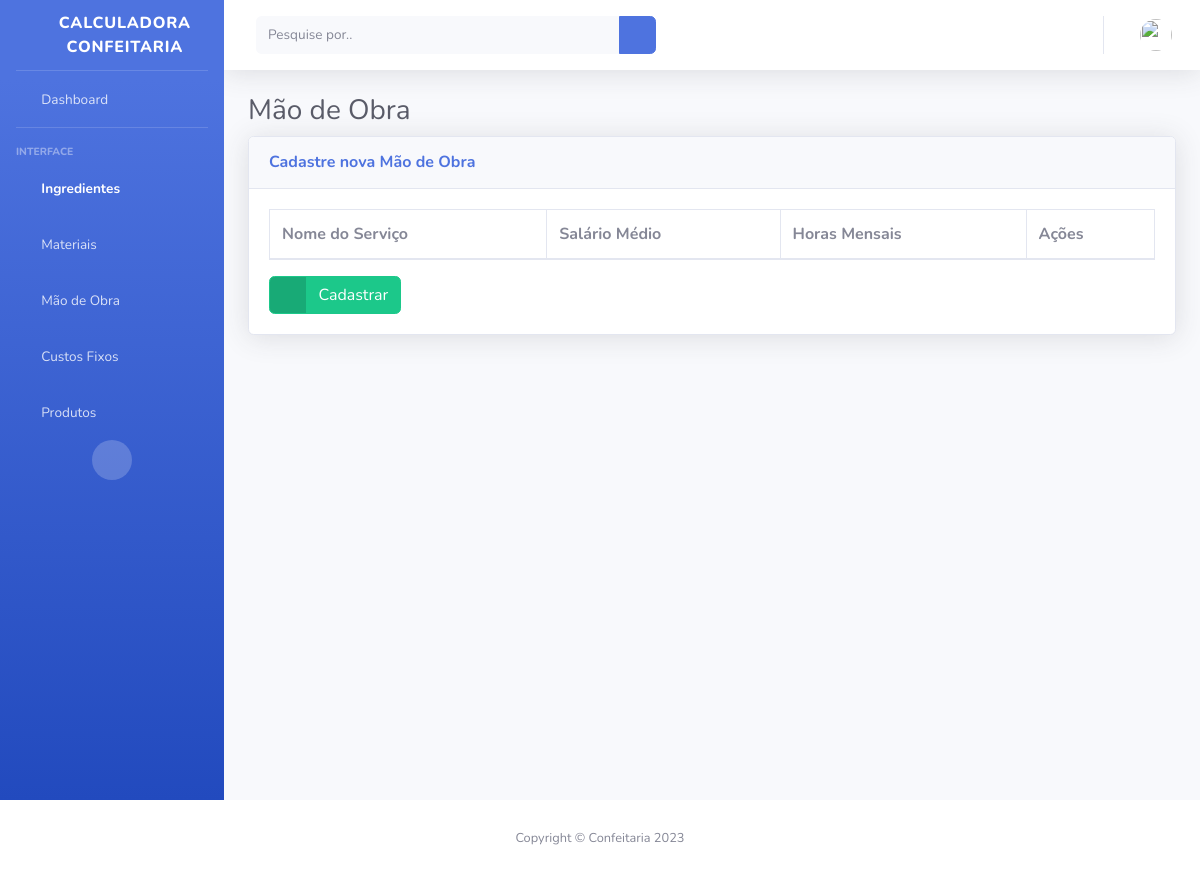
/labor-list (signed in), run on an earlier commit of the app's database.
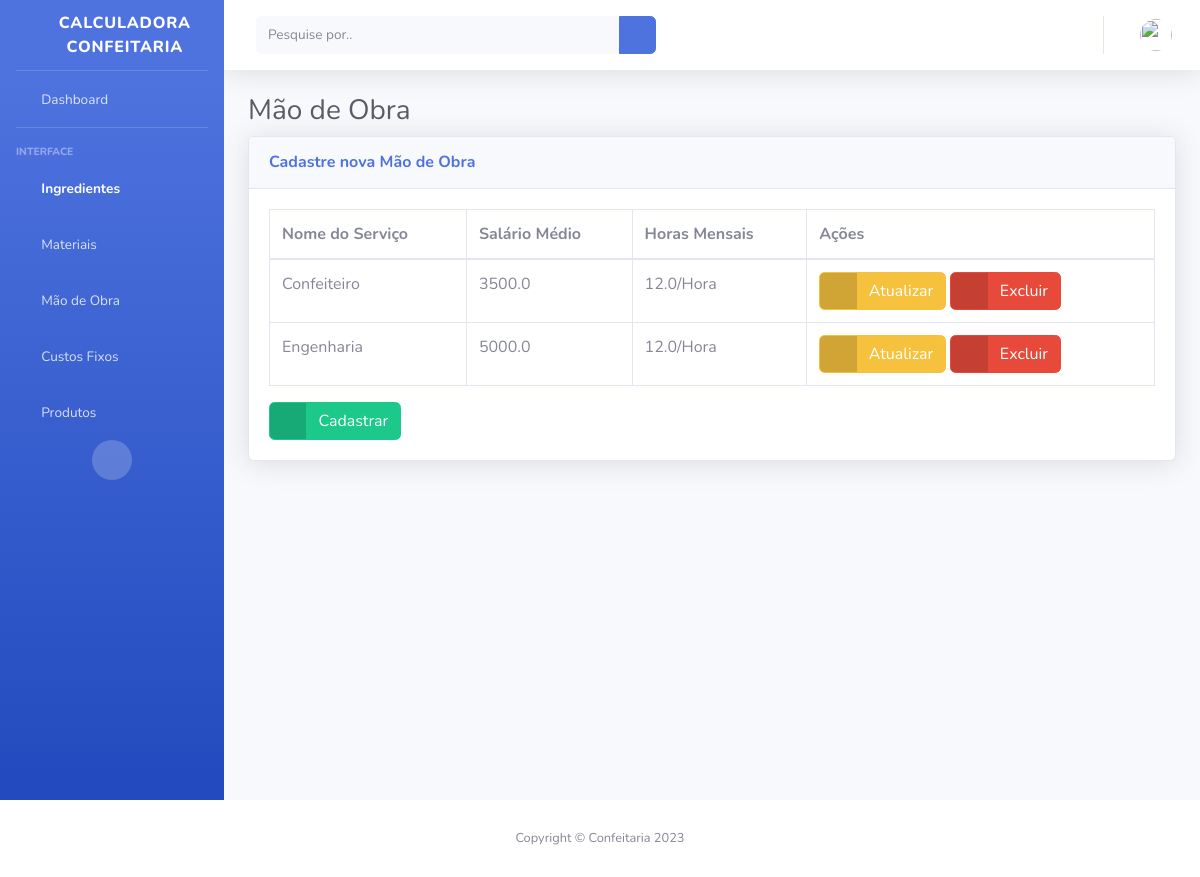
And on a later commit of the database.
### myapp/models.py (models this page shows, shortened)
class Labor(models.Model):
    user = models.ForeignKey(CustomUser, blank=True, on_delete=models.CASCADE)
    name = models.CharField(_("Nome do Serviço:"), db_column='name', max_length=100, blank=False)
    salary = models.FloatField(_("Salário Médio:"), db_column='salary', blank=False)
    hours = models.FloatField(
        _("Horas Mensais:"), db_column='hours', blank=False)
    time = models.CharField(_("Tempo de Medida:"), max_length=15, choices=TIME_CHOICES)
    class Meta:
        ordering = ["name"]

### myapp/views.py (the view)
# urls.py: path('labor-list', views.laborList, name='labor-list'),
@login_required
def laborList(request):
    current_user = request.user
    labors = current_user.labor_set.all()
    return render(request, "labor-list.html", {'labors': labors})

### myapp/templates/labor-list.html
{% extends "base.html" %}
{% block content %}
<h1 class="h3 mb-2 text-gray-800">Mão de Obra</h1>
<div class="card shadow mb-4">
<div class="card-header py-3">
    <h6 class="m-0 font-weight-bold text-primary">Cadastre nova Mão de Obra</h6>
</div>
<div class="card-body">
    <div class="table-responsive">
        <table class="table table-bordered" id="dataTable" width="100%" cellspacing="0">
            <thead>
                <tr>
                    <th scope="col">Nome do Serviço</th>
                    <th scope="col">Salário Médio</th>
                    <th scope="col">Horas Mensais</th>
                    <th scope="col">Ações</th>
                </tr>
            </thead>
            <tbody>
                {% for labor in labors %}
                <tr>
                    <td>{{ labor.name }}</td>
                    <td>{{ labor.salary }}</td>
                    <td>{{ labor.hours }}{{ "/" }}{{ labor.time }}</td>
                    <td>
                        <a href="/labor-update/{{ labor.id }}" class="btn btn-warning btn-icon-split">
                            <span class="icon text-white-50">
                                <i class="fas fa-edit"></i>
                            </span>
                            <span class="text">Atualizar</span>
                        </a>
                        <a href="/labor-delete/{{ labor.id }}" class="btn btn-danger btn-icon-split">
                            <span class="icon text-white-50">
                                <i class="fas fa-trash"></i>
                            </span>
                            <span class="text">Excluir</span>
                        </a>
                    </td>
                </tr>
                {% endfor %}
            </tbody>
        </table>
    </div>
    <a href="{%url 'labor-create' %}" class="btn btn-success btn-icon-split">
        <span class="icon text-white-50">
            <i class="fas fa-plus"></i>
        </span>
        <span class="text">Cadastrar</span>
    </a>
</div>
</div>
{% endblock %}

### myapp/templates/base.html (shortened to what this page needs)
<!DOCTYPE html>
<html lang="pt-br">
{% load static %}
<head>
    <link href="{% static 'vendor/fontawesome-free/css/all.min.css' %}" rel="stylesheet" type="text/css">
    <link href="{% static 'css/sb-admin-2.min.css' %}" rel="stylesheet">
    <link href="{% static 'vendor/datatables/dataTables.bootstrap4.min.css' %}" rel="stylesheet">
</head>
<body id="page-top">
    <div id="wrapper">
        <ul class="navbar-nav bg-gradient-primary sidebar sidebar-dark accordion" id="accordionSidebar">
            <a class="sidebar-brand d-flex align-items-center justify-content-center" href="index.html">
                <div class="sidebar-brand-icon rotate-n-15">
                    <i class="fas fa-calculator"></i>
                </div>
                <div class="sidebar-brand-text mx-3">Calculadora Confeitaria</div>
            </a>
            <hr class="sidebar-divider my-0">
            <li class="nav-item">
                <a class="nav-link" href="index.html">
                    <i class="fas fa-fw fa-calculator"></i>
                    <span>Dashboard</span></a>
            </li>
            <hr class="sidebar-divider">
            <div class="sidebar-heading">
                Interface
            </div>
            <li class="nav-item active">
                <a class="nav-link collapsed" href="#" data-toggle="collapse" data-target="#collapseTwo"
                    aria-expanded="true" aria-controls="collapseTwo">
                    <i class="fas fa-fw fa-seedling"></i>
                    <span>Ingredientes</span>
                </a>
            </li>
            <li class="nav-item">
                <a class="nav-link collapsed" href="#" data-toggle="collapse" data-target="#collapseUtilities"
                    aria-expanded="true" aria-controls="collapseUtilities">
                    <i class="fas fa-fw fa-tree"></i>
                    <span>Materiais</span>
                </a>
            </li>
            <li class="nav-item">
                <a class="nav-link collapsed" href="#" data-toggle="collapse" data-target="#collapseLabors"
                    aria-expanded="true" aria-controls="collapseUtilities">
                    <i class="fas fa-fw fa-hammer"></i>
                    <span>Mão de Obra</span>
                </a>
            </li>
            <li class="nav-item">
                <a class="nav-link collapsed" href="#" data-toggle="collapse" data-target="#collapseCost"
                    aria-expanded="true" aria-controls="collapseUtilities">
                    <i class="fas fa-fw fa-dollar-sign"></i>
                    <span>Custos Fixos</span>
                </a>
            </li>
            <li class="nav-item">
                <a class="nav-link collapsed" href="#" data-toggle="collapse" data-target="#collapseProducts"
                    aria-expanded="true" aria-controls="collapseUtilities">
                    <i class="fas fa-fw fa-pizza-slice"></i>
                    <span>Produtos</span>
                </a>
            </li>
            <div class="text-center d-none d-md-inline">
                <button class="rounded-circle border-0" id="sidebarToggle"></button>
            </div>
        </ul>
        <div id="content-wrapper" class="d-flex flex-column">
            <div id="content">
                <nav class="navbar navbar-expand navbar-light bg-white topbar mb-4 static-top shadow">
                    <form
                        class="d-none d-sm-inline-block form-inline mr-auto ml-md-3 my-2 my-md-0 mw-100 navbar-search">
                        <div class="input-group">
                            <input type="text" class="form-control bg-light border-0 small" placeholder="Pesquise por.."
                                aria-label="Search" aria-describedby="basic-addon2">
                            <div class="input-group-append">
                                <button class="btn btn-primary" type="button">
                                    <i class="fas fa-search fa-sm"></i>
                                </button>
                            </div>
                        </div>
                    </form>
                    <ul class="navbar-nav ml-auto">
                        <li class="nav-item dropdown no-arrow">
                            <a class="nav-link dropdown-toggle" href="#" id="userDropdown" role="button"
                                data-toggle="dropdown" aria-haspopup="true" aria-expanded="false">
                                <img class="img-profile rounded-circle" src="{% static 'img/undraw_profile.svg' %}">
                            </a>
                        </li>
                    </ul>
                </nav>
                <div class="container-fluid">
                     {% block content %}
                    {% endblock %}
                </div>
                </div>
            </div>
        </div>
            <footer class="sticky-footer bg-white">
                <div class="container my-auto">
                    <div class="copyright text-center my-auto">
                        <span>Copyright &copy; Confeitaria 2023</span>
                    </div>
                </div>
            </footer>
</body>
</html>

What changed in the data, as far as the page shows it:
added Labor: name "Confeiteiro", salary "3500.0", hours "12.0", value "/", time "Hora"
added Labor: name "Engenharia", salary "5000.0", hours "12.0", value "/", time "Hora"
